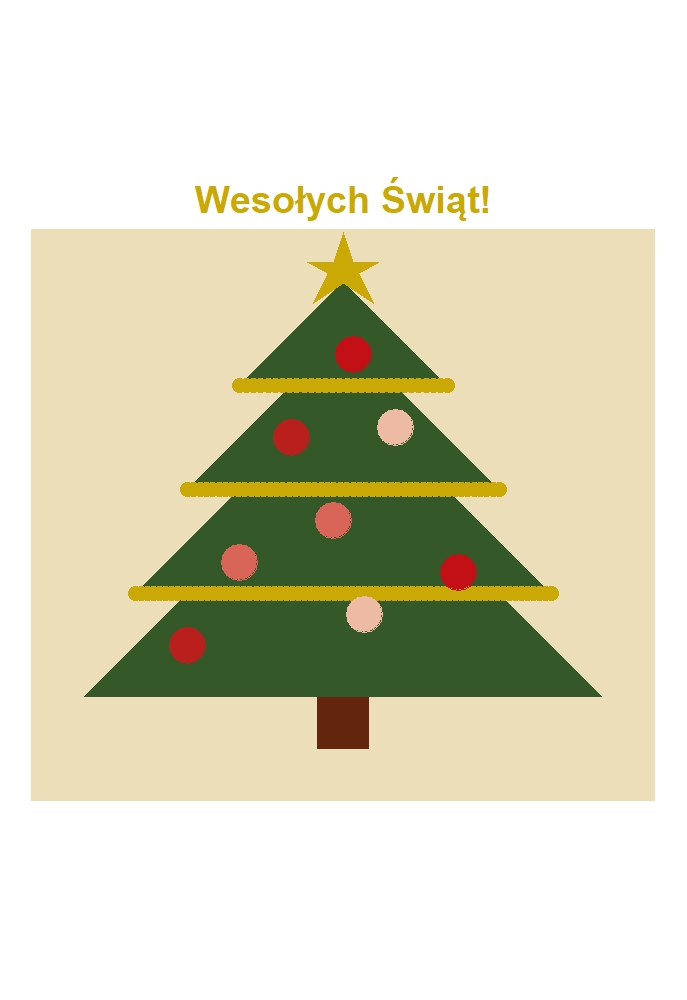

Write the R code that produced this figure.
library(ggplot2)

choinka <- data.frame(
  x = c(-2.5, 2.5, 1.5, -1.5, -2.5,
        -2, 2, 1, -1, -2,
        -1.5, 1.5, 0.5, -0.5, -1.5,
        -1, 1, 0, -1),
  y = c(0.5, 0.5, 1.5, 1.5, 0.5,
        1.5, 1.5, 2.5, 2.5, 1.5,
        2.5, 2.5, 3.5, 3.5, 2.5,
        3.5, 3.5, 4.5, 3.5),
  level = c(1, 1, 1, 1, 1,
            2, 2, 2, 2, 2,
            3, 3, 3, 3, 3,
            4, 4, 4, 4)
  )

pien <- data.frame(
  x = c(-0.25, 0.25),
  y = c(0, 0.5)
)

bombki <- data.frame(
  x = c(-1.5 ,-1, 0.2, -0.1, -0.5, 0.1, 0.5, 1.1),
  y = c(1, 1.8, 1.3, 2.2, 3, 3.8, 3.1, 1.7),
  color = c("#B91F1C", "#D86558", "#EDBBA4","#D86558","#B91F1C", "#C30F16", "#EDBBA4", "#C30F16")
)

gwiazda <- data.frame(
  x = c(0, 0.3, 0.15, 0.35, 0.1, 0, -0.1, -0.35, -0.15, -0.3, 0),
  y = c(4.2, 4, 4.3, 4.4, 4.4, 4.7, 4.4, 4.4, 4.3, 4, 4.2)+0.28
)

set.seed(123)
girlanda <- data.frame(
  x = c(seq(-2, 2, length.out = 70),
        seq(-1.5, 1.5, length.out = 50),
        seq(-1, 1, length.out = 30)),
  y = rep(c(1.5, 2.5, 3.5), c(70,50,30))
)


ggplot() +
  geom_rect(aes(xmin = -3, xmax = 3, ymin = -0.5, ymax = 5), fill = "#ECDEB9") +
  geom_polygon(data=c,aes(x=x,y=y,group=level),fill="#355829")+
  geom_point(data=girlanda, aes(x=x, y=y), color="#caa906", size=4)+
  geom_rect(data = pien, aes(xmin = -0.25, xmax = 0.25, ymin = 0, ymax = 0.5), fill = "#63250e") +
  geom_point(data=bombki, aes(x=x,y=y,color=color),size=10)+
  geom_polygon(data=gwiazda, aes(x=x, y=y), fill="#caa906") +
  annotate("text", x = 0, y = 5.3, label = "Wesołych Świąt!", 
           size = 8, color = "#caa906", fontface = "bold") +
  coord_fixed() +
  theme_void() +
  scale_color_identity()
  
